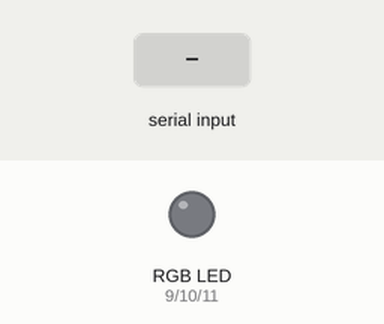
Recording of a sketch running on a simulated Arduino Uno, built with avr-gcc and run on an emulated ATmega328P. Shown: an RGB LED mixed from three pins (HIGH = lit). Inputs (shaded band) come from the test bench. Dim RGB values are drawn brighter than linear.

Above: at 1.2 s.
1.3 s: "R90\n" received over the second serial link
At 2.5 s:
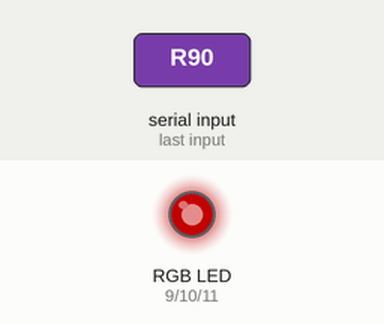
2.8 s: "R,45\n" received over the second serial link
At 3.7 s:
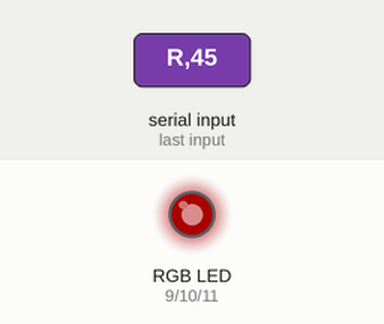
4.3 s: "G90\n" received over the second serial link
At 4.9 s:
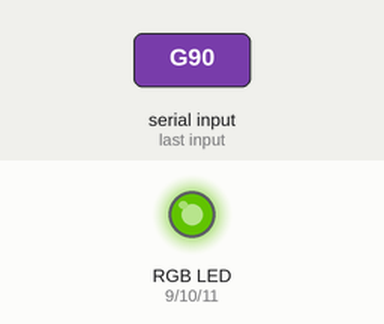
5.8 s: "G,45\n" received over the second serial link
At 7.0 s:
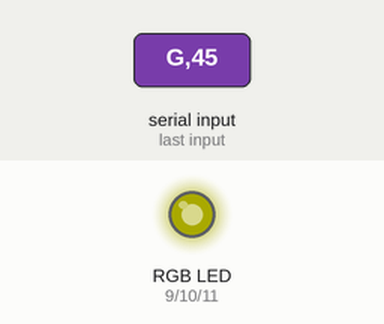
7.3 s: "B90\n" received over the second serial link
At 8.4 s:
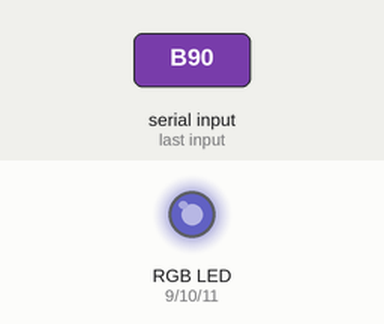
8.8 s: "B,45\n" received over the second serial link
At 9.5 s:
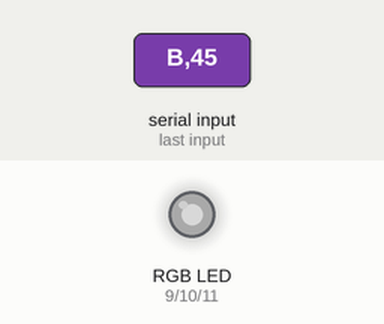
Timing chart, 0 to 11.3 s (numbered marks = the images above; inputs shaded):
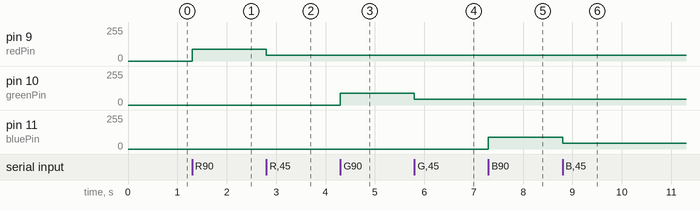

The sketch:

ledRGB2.ino
```cpp
#include <SoftwareSerial.h>

SoftwareSerial bluetooth(2, 3); // RX, TX

int redPin = 9;
int greenPin = 10;
int bluePin = 11;

void setup() {
  Serial.begin(9600);
  bluetooth.begin(9600);
  pinMode(redPin, OUTPUT);
  pinMode(greenPin, OUTPUT);
  pinMode(bluePin, OUTPUT);
}

void loop() {
  if (bluetooth.available()) {
    char command = bluetooth.read();
    if (command == 'R') {
      analogWrite(redPin, bluetooth.parseInt());
    } else if (command == 'G') {
      analogWrite(greenPin, bluetooth.parseInt());
    } else if (command == 'B') {
      analogWrite(bluePin, bluetooth.parseInt());
    } else if (command == 'F') {
      analogWrite(redPin, 0);
      analogWrite(greenPin, 0);
      analogWrite(bluePin, 0);
    }
  }
}
```

Measured:
- after the input at 1.3 s, pin 9 (redPin): 0/255 → 90/255 at once
- after the input at 2.8 s, pin 9 (redPin): 90/255 → 45/255 at once
- after the input at 4.3 s, pin 10 (greenPin): 0/255 → 90/255 at once
- after the input at 5.8 s, pin 10 (greenPin): 90/255 → 45/255 at once
- after the input at 7.3 s, pin 11 (bluePin): 0/255 → 90/255 at once
- after the input at 8.8 s, pin 11 (bluePin): 90/255 → 45/255 at once
